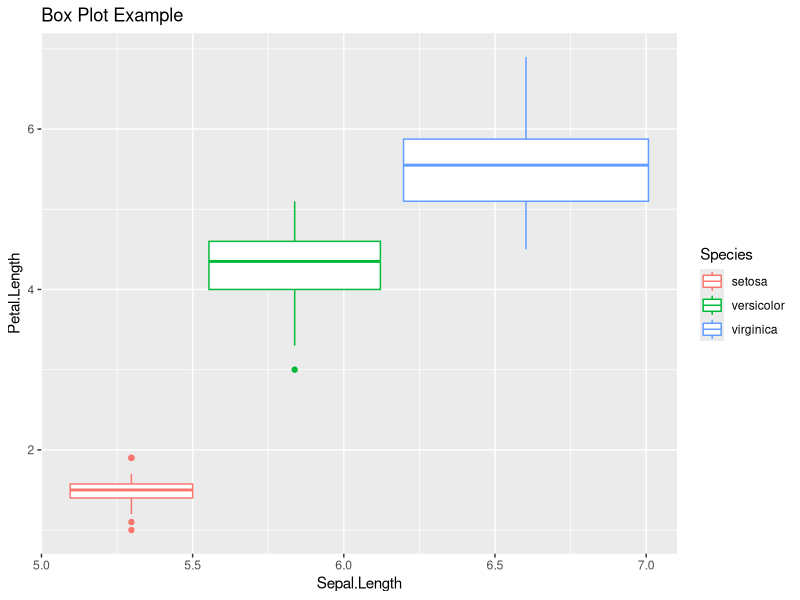
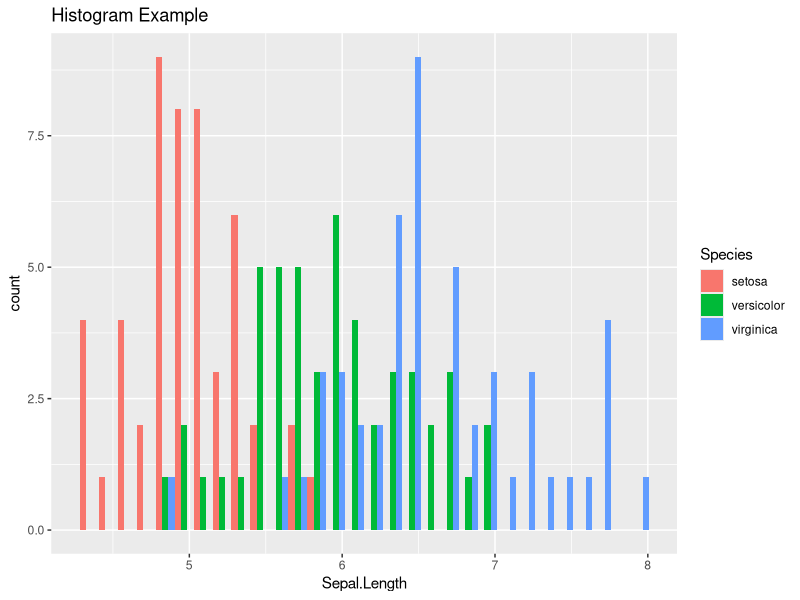
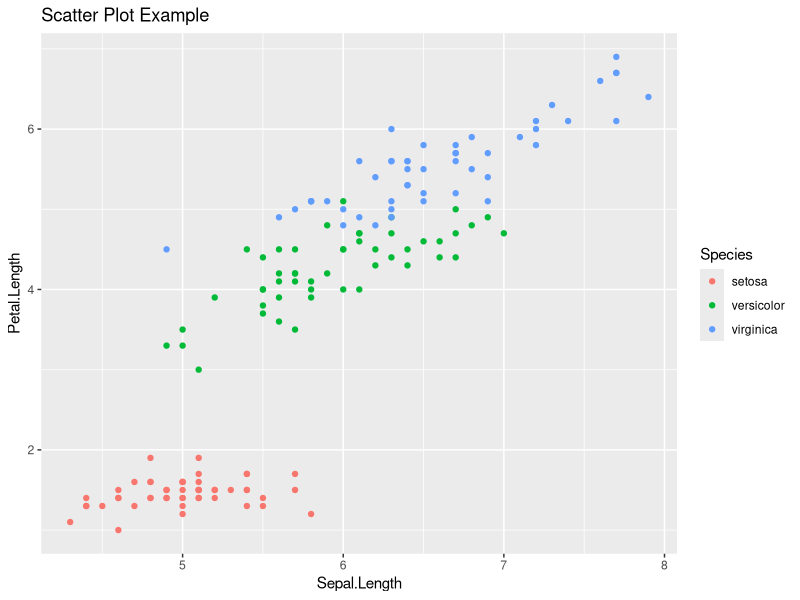

Recreate these plots in R, in order.
## ---- chunk 1
knitr::opts_chunk$set(fig.path = "../images/")
## ---- chunk 2
library(rmarkdown)
library(ggplot2)

ggplot(iris, aes(x = Sepal.Length, Petal.Length)) +
geom_boxplot(aes(color = Species)) +
ggtitle("Box Plot Example")
## ---- chunk 3
ggplot(iris, aes(x = Sepal.Length)) +
geom_histogram(aes(fill = Species), position = "dodge") +
ggtitle("Histogram Example")
## ---- chunk 4
ggplot(iris, aes(x = Sepal.Length, Petal.Length)) +
geom_point(aes(color = Species)) +
ggtitle("Scatter Plot Example")
